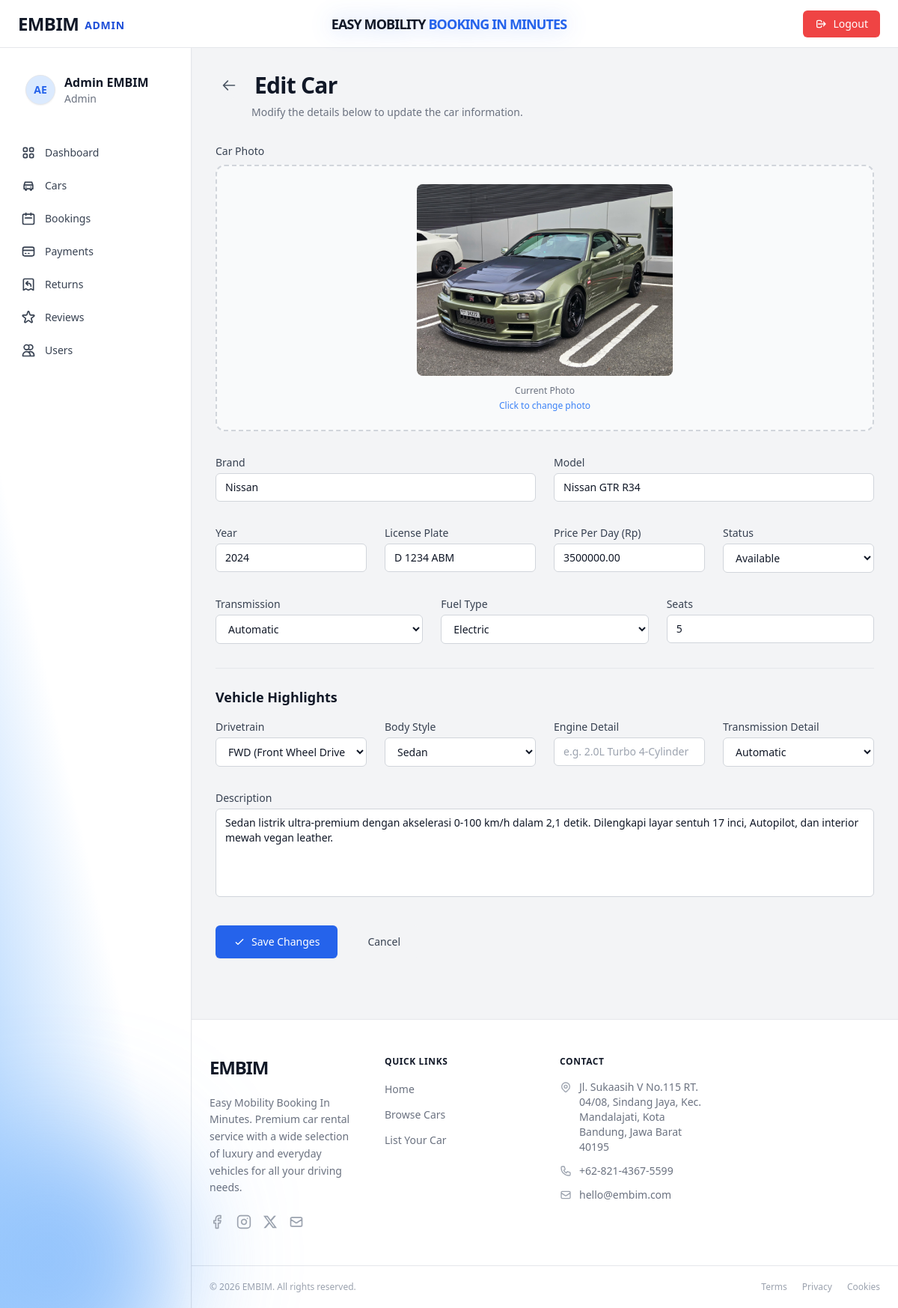
Screenshot of /admin/index.php?page=edit_car&id=1 (signed in) with the database file from the repository.
### tables this page shows
CREATE TABLE `cars` (
  `id` int(11) NOT NULL,
  `brand` varchar(80) NOT NULL,
  `model` varchar(100) NOT NULL,
  `year` year(4) NOT NULL,
  `license_plate` varchar(20) NOT NULL,
  `price_per_day` decimal(12,2) NOT NULL,
  `status` enum('available','booked','maintenance') NOT NULL DEFAULT 'available',
  `transmission` enum('automatic','manual') NOT NULL DEFAULT 'automatic',
  `fuel_type` enum('gasoline','diesel','electric','hybrid') NOT NULL DEFAULT 'gasoline',
  `seats` tinyint(4) NOT NULL DEFAULT 5,
  `description` text DEFAULT NULL,
  `photo` varchar(255) DEFAULT NULL COMMENT 'Nama file gambar di folder assets/images',
  `created_at` datetime NOT NULL DEFAULT current_timestamp(),
  `updated_at` datetime NOT NULL DEFAULT current_timestamp() ON UPDATE current_timestamp()
);

### admin/controllers/DashboardController.php (called while the page is built, shortened)
<?php
require_once __DIR__ . '/../models/CarModel.php';
class DashboardController {
    public function editCar(): void {
        $id = (int)($_GET['id'] ?? 0);
        $carModel = new CarModel();
        $car = $carModel->findById($id);
        $success = ''; $errors = []; $old = $car; $page = 'edit_car';
        require_once __DIR__ . '/../views/edit_car.php';
    }
}

### admin/index.php (called while the page is built, shortened)
<?php
    require_once __DIR__ . '/config/database.php';
    require_once __DIR__ . '/controllers/DashboardController.php';
    $page = $_GET['page'] ?? 'dashboard';
    match ($page) {
        'add_car'               => (new DashboardController())->addCar(),
        'edit_car'              => (new DashboardController())->editCar(),
        'delete_car'            => (new DashboardController())->deleteCar(),
        'manage_cars'           => (new DashboardController())->manageCars(),
        'manage_bookings'       => (new AdminBookingController())->manageBookings(),
        'manage_payments'       => (new DashboardController())->managePayments(),
        'payment_detail'        => (new DashboardController())->paymentDetail(),
        'edit_payment'          => (new DashboardController())->editPayment(),
        'booking_detail'        => (new AdminBookingController())->bookingDetail(),
        'edit_booking'          => (new AdminBookingController())->editBooking(),
        'delete_booking'        => (new AdminBookingController())->deleteBooking(),
        'manage_users'          => (new UserController())->manageUsers(),
        'manage_returns'        => (new AdminReturnController())->manageReturns(),
        'add_return'            => (new AdminReturnController())->addReturn(),
        'return_detail'         => (new AdminReturnController())->returnDetail(),
        'edit_return'           => (new AdminReturnController())->editReturn(),
        'delete_return'         => (new AdminReturnController())->deleteReturn(),
        'manage_reviews'        => (new AdminReviewController())->manageReviews(),
        'edit_review'           => (new AdminReviewController())->editReview(),
        'delete_review'         => (new AdminReviewController())->deleteReview(),
        'edit_profile'          => (new ProfileController())->editProfile(),
        default                 => (new DashboardController())->dashboard(),
    };

### admin/config/database.php (called while the page is built, shortened)
<?php
function getPDO(): PDO {
    static $pdo = null;
    if ($pdo === null) {
        $dsn = sprintf('mysql:host=%s;dbname=%s;charset=%s', DB_HOST, DB_NAME, DB_CHARSET);
        $pdo = new PDO($dsn, DB_USER, DB_PASS, [
            PDO::ATTR_ERRMODE            => PDO::ERRMODE_EXCEPTION,
            PDO::ATTR_DEFAULT_FETCH_MODE => PDO::FETCH_ASSOC,
            PDO::ATTR_EMULATE_PREPARES   => false,
        ]);
    }
    return $pdo;
}

### admin/models/CarModel.php (called while the page is built, shortened)
<?php
require_once __DIR__ . '/../config/database.php';
class CarModel {
    public function findById(int $id): array|false {
        $stmt = getPDO()->prepare("
            SELECT c.*,
                   vh.drivetrain, vh.body_style, vh.engine, vh.transmission AS hl_transmission,
                   (SELECT COUNT(*) FROM `cars` c2 WHERE c2.brand = c.brand AND c2.model = c.model AND c2.status = 'available') AS stock
            FROM `cars` c
            LEFT JOIN `vehicle_highlights` vh ON vh.car_id = c.id
            WHERE c.`id` = :id LIMIT 1
        ");
        $stmt->execute([':id' => $id]);
        return $stmt->fetch();
    }
}

### admin/views/edit_car.php (the view, shortened to what this page needs)
<?php require_once __DIR__ . '/partials/layout_top.php'; ?>
<div class="max-w-4xl space-y-8 pb-12">
  <div>
    <div class="flex items-center gap-4">
        <a href="?page=manage_cars" class="p-2 bg-gray-100 rounded-full hover:bg-gray-200 transition">
            <svg xmlns="http://www.w3.org/2000/svg" class="h-5 w-5 text-gray-600" fill="none" viewBox="0 0 24 24" stroke="currentColor" stroke-width="2">
                <path stroke-linecap="round" stroke-linejoin="round" d="M10 19l-7-7m0 0l7-7m-7 7h18" />
            </svg>
        </a>
        <h1 class="text-3xl font-bold tracking-tight text-gray-900">Edit Car</h1>
    </div>
    <p class="text-gray-500 text-sm mt-2 ml-12">Modify the details below to update the car information.</p>
  </div>
  <form action="?page=edit_car&id=<?= $old['id'] ?>" method="POST" enctype="multipart/form-data" class="space-y-8">
    <div>
      <label class="block text-sm font-medium text-gray-700 mb-2">Car Photo</label>
      <label for="photo" id="photo-label" class="flex flex-col items-center justify-center w-full border-2 border-dashed border-gray-300 rounded-xl p-6 text-center cursor-pointer bg-gray-50 hover:bg-gray-100 transition-colors overflow-hidden">
        <div id="photo-preview-wrap" class="<?= empty($old['photo']) ? 'hidden' : '' ?> w-full">
          <img id="photo-preview" src="<?= !empty($old['photo']) ? '../assets/images/' . htmlspecialchars($old['photo']) : '' ?>" alt="Preview" class="max-h-64 mx-auto rounded-lg object-contain" />
          <p id="photo-name" class="text-xs text-gray-500 mt-3">Current Photo</p>
          <p class="text-xs text-blue-500 mt-1">Click to change photo</p>
        </div>
      </label>
    </div>
    <div class="grid grid-cols-1 md:grid-cols-2 gap-6">
      <div>
        <label for="brand" class="block text-sm font-medium text-gray-700 mb-1">Brand</label>
        <input type="text" id="brand" name="brand" value="<?= htmlspecialchars($old['brand'] ?? '') ?>" placeholder="e.g. BMW, Toyota, Tesla..."
          class="w-full border border-gray-300 rounded-md px-3 py-2 text-sm focus:outline-none focus:ring-2 focus:ring-blue-500 focus:border-blue-500" required />
      </div>
      <div>
        <label for="model" class="block text-sm font-medium text-gray-700 mb-1">Model</label>
        <input type="text" id="model" name="model" value="<?= htmlspecialchars($old['model'] ?? '') ?>" placeholder="e.g. Camry, Model 3, M4..."
          class="w-full border border-gray-300 rounded-md px-3 py-2 text-sm focus:outline-none focus:ring-2 focus:ring-blue-500 focus:border-blue-500" required />
      </div>
    </div>
    <div class="grid grid-cols-1 md:grid-cols-2 lg:grid-cols-4 gap-6">
      <div>
        <label for="year" class="block text-sm font-medium text-gray-700 mb-1">Year</label>
        <input type="number" id="year" name="year" value="<?= htmlspecialchars($old['year'] ?? '') ?>" placeholder="e.g. 2024" min="1990" max="2099"
          class="w-full border border-gray-300 rounded-md px-3 py-2 text-sm focus:outline-none focus:ring-2 focus:ring-blue-500 focus:border-blue-500" required />
      </div>
      <div>
        <label for="license_plate" class="block text-sm font-medium text-gray-700 mb-1">License Plate</label>
        <input type="text" id="license_plate" name="license_plate" value="<?= htmlspecialchars($old['license_plate'] ?? '') ?>" placeholder="e.g. D 1234 ABM"
          class="w-full border border-gray-300 rounded-md px-3 py-2 text-sm focus:outline-none focus:ring-2 focus:ring-blue-500 focus:border-blue-500" required />
      </div>
      <div>
        <label for="price_per_day" class="block text-sm font-medium text-gray-700 mb-1">Price Per Day (Rp)</label>
        <input type="number" id="price_per_day" name="price_per_day" value="<?= htmlspecialchars($old['price_per_day'] ?? '') ?>" placeholder="e.g. 500000" min="0" step="0.01"
          class="w-full border border-gray-300 rounded-md px-3 py-2 text-sm focus:outline-none focus:ring-2 focus:ring-blue-500 focus:border-blue-500" required />
      </div>
      <div>
        <label for="status" class="block text-sm font-medium text-gray-700 mb-1">Status</label>
        <select id="status" name="status" class="w-full border border-gray-300 rounded-md px-3 py-2 text-sm bg-white focus:outline-none focus:ring-2 focus:ring-blue-500 focus:border-blue-500" required>
            <option value="available" <?= ($old['status'] ?? '') === 'available' ? 'selected' : '' ?>>Available</option>
        </select>
      </div>
    </div>
    <div class="grid grid-cols-1 md:grid-cols-3 gap-6">
      <div>
        <label for="transmission" class="block text-sm font-medium text-gray-700 mb-1">Transmission</label>
        <select id="transmission" name="transmission"
          class="w-full border border-gray-300 rounded-md px-3 py-2 text-sm bg-white focus:outline-none focus:ring-2 focus:ring-blue-500 focus:border-blue-500" required>
          <option value="automatic" <?= ($old['transmission'] ?? '') === 'automatic' ? 'selected' : '' ?>>Automatic</option>
        </select>
      </div>
      <div>
        <label for="fuel_type" class="block text-sm font-medium text-gray-700 mb-1">Fuel Type</label>
        <select id="fuel_type" name="fuel_type"
          class="w-full border border-gray-300 rounded-md px-3 py-2 text-sm bg-white focus:outline-none focus:ring-2 focus:ring-blue-500 focus:border-blue-500" required>
          <option value="electric" <?= ($old['fuel_type'] ?? '') === 'electric' ? 'selected' : '' ?>>Electric</option>
        </select>
      </div>
      <div>
        <label for="seats" class="block text-sm font-medium text-gray-700 mb-1">Seats</label>
        <input type="number" id="seats" name="seats" value="<?= htmlspecialchars($old['seats'] ?? '5') ?>" placeholder="e.g. 5" min="1" max="20"
          class="w-full border border-gray-300 rounded-md px-3 py-2 text-sm focus:outline-none focus:ring-2 focus:ring-blue-500 focus:border-blue-500" required />
      </div>
    </div>
    <div class="pt-6 border-t border-gray-200">
      <h3 class="text-lg font-bold text-gray-900 mb-4">Vehicle Highlights</h3>
      <div class="grid grid-cols-1 md:grid-cols-2 lg:grid-cols-4 gap-6 mb-6">
        <div>
          <label for="hl_drivetrain" class="block text-sm font-medium text-gray-700 mb-1">Drivetrain</label>
          <select id="hl_drivetrain" name="hl_drivetrain" class="w-full border border-gray-300 rounded-md px-3 py-2 text-sm bg-white focus:outline-none focus:ring-2 focus:ring-blue-500 focus:border-blue-500">
            <option value="FWD" <?= ($old['drivetrain'] ?? '') === 'FWD' ? 'selected' : '' ?>>FWD (Front Wheel Drive)</option>
          </select>
        </div>
        <div>
          <label for="hl_body_style" class="block text-sm font-medium text-gray-700 mb-1">Body Style</label>
          <select id="hl_body_style" name="hl_body_style" class="w-full border border-gray-300 rounded-md px-3 py-2 text-sm bg-white focus:outline-none focus:ring-2 focus:ring-blue-500 focus:border-blue-500">
            <option value="Sedan" <?= ($old['body_style'] ?? '') === 'Sedan' ? 'selected' : '' ?>>Sedan</option>
          </select>
        </div>
        <div>
          <label for="hl_engine" class="block text-sm font-medium text-gray-700 mb-1">Engine Detail</label>
          <input type="text" id="hl_engine" name="hl_engine" value="<?= htmlspecialchars($old['engine'] ?? '') ?>" placeholder="e.g. 2.0L Turbo 4-Cylinder"
            class="w-full border border-gray-300 rounded-md px-3 py-2 text-sm focus:outline-none focus:ring-2 focus:ring-blue-500 focus:border-blue-500" required />
        </div>
        <div>
          <label for="hl_transmission" class="block text-sm font-medium text-gray-700 mb-1">Transmission Detail</label>
          <select id="hl_transmission" name="hl_transmission" class="w-full border border-gray-300 rounded-md px-3 py-2 text-sm bg-white focus:outline-none focus:ring-2 focus:ring-blue-500 focus:border-blue-500">
            <option value="Automatic" <?= ($old['hl_transmission'] ?? '') === 'Automatic' ? 'selected' : '' ?>>Automatic</option>
          </select>
        </div>
      </div>
    </div>
    <div>
      <label for="description" class="block text-sm font-medium text-gray-700 mb-1">Description</label>
      <textarea id="description" name="description" rows="5"
        placeholder="Describe the car, its condition, notable features, and any other relevant information..."
        class="w-full border border-gray-300 rounded-md px-3 py-2 text-sm focus:outline-none focus:ring-2 focus:ring-blue-500 focus:border-blue-500 resize-none"><?= htmlspecialchars($old['description'] ?? '') ?></textarea>
    </div>
    <div class="flex items-center gap-4">
      <button type="submit" class="inline-flex items-center gap-2 bg-blue-600 hover:bg-blue-700 text-white text-sm font-medium px-6 py-3 rounded-md transition-colors shadow-sm">
        <svg xmlns="http://www.w3.org/2000/svg" class="h-4 w-4" fill="none" viewBox="0 0 24 24" stroke="currentColor" stroke-width="2">
          <path stroke-linecap="round" stroke-linejoin="round" d="M5 13l4 4L19 7"/>
        </svg>
        Save Changes
      </button>
      <a href="?page=manage_cars" class="inline-flex items-center gap-2 bg-gray-100 hover:bg-gray-200 text-gray-700 text-sm font-medium px-6 py-3 rounded-md transition-colors">
        Cancel
      </a>
    </div>
  </form>
</div>
<?php require_once __DIR__ . '/partials/layout_bottom.php'; ?>

### admin/style/style.css (style rules this page uses)
:root { --color-primary: #2563eb; --color-primary-hover: #1d4ed8; --color-primary-light: #eff6ff; --color-primary-ring: rgba(37,99,235,.35); --color-danger: #ef4444; --color-danger-hover: #dc2626; --color-danger-light: #fef2f2; --color-success: #22c55e; --color-success-light: #f0fdf4; --color-warning-light: #fefce8; --color-purple-light: #faf5ff; --color-border: #e5e7eb; --color-border-soft: #f3f4f6; --color-bg: #f3f4f6; --color-bg-white: #ffffff; --color-text: #111827; --color-text-muted: #6b7280; --color-text-subtle: #9ca3af; --radius-sm: 4px; --radius-md: 8px; --radius-lg: 12px; --radius-xl: 16px; --radius-2xl: 24px; --shadow-sm: 0 1px 2px rgba(0,0,0,.06); --shadow-md: 0 4px 16px rgba(0,0,0,.10); --shadow-lg: 0 8px 32px rgba(0,0,0,.14); --transition: 150ms ease; --sidebar-w: 256px; --topbar-h: 64px; }
*, *::before, *::after { box-sizing: border-box; }
html { height: 100%; }
body { margin: 0; font-family: ui-sans-serif, system-ui, -apple-system, "Segoe UI", Roboto, "Helvetica Neue", Arial, sans-serif; background-color: var(--color-bg); color: var(--color-text); -webkit-font-smoothing: antialiased; -moz-osx-font-smoothing: grayscale; }
a { color: inherit; text-decoration: none; }
img { display: block; max-width: 100%; }
button, input, select, textarea { font-family: inherit; }

### rows the page displays
cars: photo (picture), brand "Nissan", model "Nissan GTR R34", year "2024", license_plate "D 1234 ABM", price_per_day "3500000.00", status "Available", transmission "Automatic", fuel_type "Electric", seats "5", description "Sedan listrik ultra-premium dengan akselerasi 0-100 km/h dalam 2,1 detik. Dilengkapi layar sentuh 17 inci, Autopilot, dan interior mewah vegan leather."

### other values shown
$adminInitials "AE"
$adminName "Admin EMBIM"
$link['label'] "Dashboard"
$link['label'] "Cars"
$link['label'] "Bookings"
$link['label'] "Payments"
$link['label'] "Returns"
$link['label'] "Reviews"
$link['label'] "Users"
